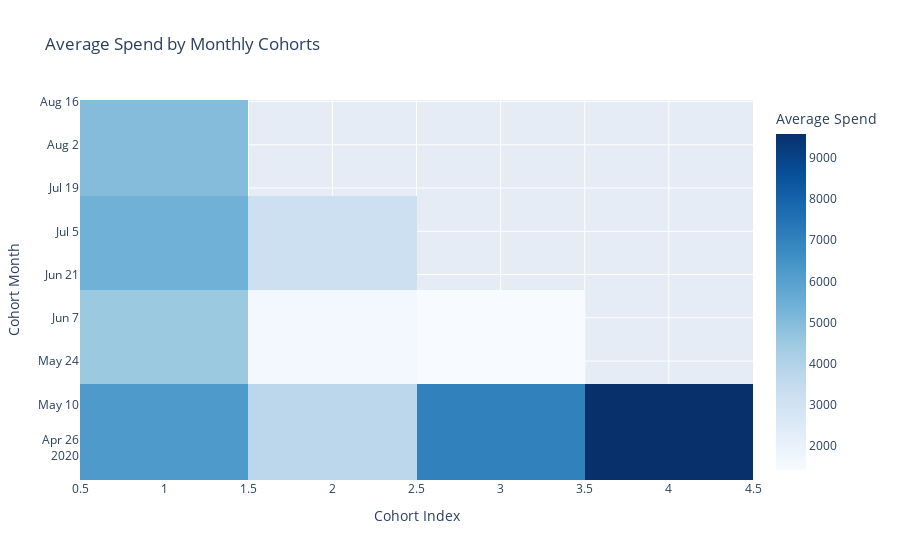

Source (notebook cell):
### Code cell
import plotly.graph_objects as go

# Create a groupby object and pass the monthly cohort and cohort index as a list
grouping = df.groupby(['CohortMonth', 'CohortIndex'])

# Calculate the average of the 'Price' column
cohort_data = grouping['Total net'].mean()

# Reset the index of cohort_data
cohort_data = cohort_data.reset_index()

# Create a pivot
average_price = cohort_data.pivot(index='CohortMonth', columns='CohortIndex', values='Total net')
average_price.index = average_price.index.date

# Create the heatmap
fig = go.Figure(data=go.Heatmap(
    z=average_price.values,
    x=average_price.columns,
    y=average_price.index,
    colorscale='Blues',
    colorbar=dict(title='Average Spend'),
    hoverongaps=False,
    text=average_price.values  # Set the z-values as text
))

# Update layout
fig.update_layout(
    title='Average Spend by Monthly Cohorts',
    xaxis_title='Cohort Index',
    yaxis_title='Cohort Month',
)

#fig = px.imshow(average_price, text_auto=True, aspect="auto")
# Show the plot
fig.show()

### Figure 1 — Plotly figure (JSON) as saved in the notebook; plotly's stock layout.template omitted (floating-point values rounded to 4 significant figures)
{"data": [{"colorbar": {"title": {"text": "Average Spend"}}, "colorscale": [[0.0, "rgb(247,251,255)"], [0.125, "rgb(222,235,247)"], [0.25, "rgb(198,219,239)"], [0.375, "rgb(158,202,225)"], [0.5, "rgb(107,174,214)"], [0.625, "rgb(66,146,198)"], [0.75, "rgb(33,113,181)"], [0.875, "rgb(8,81,156)"], [1.0, "rgb(8,48,107)"]], "hoverongaps": false, "text": [[6214.0, 3726.0, 7031.0, 9574.0], [4534.0, 1583.0, 1423.0, null], [5391.0, 3146.0, null, null], [4981.0, null, null, null]], "x": [1, 2, 3, 4], "y": ["2020-05-01", "2020-06-01", "2020-07-01", "2020-08-01"], "z": [[6214.0, 3726.0, 7031.0, 9574.0], [4534.0, 1583.0, 1423.0, null], [5391.0, 3146.0, null, null], [4981.0, null, null, null]], "type": "heatmap"}], "layout": {"title": {"text": "Average Spend by Monthly Cohorts"}, "xaxis": {"title": {"text": "Cohort Index"}}, "yaxis": {"title": {"text": "Cohort Month"}}}}
